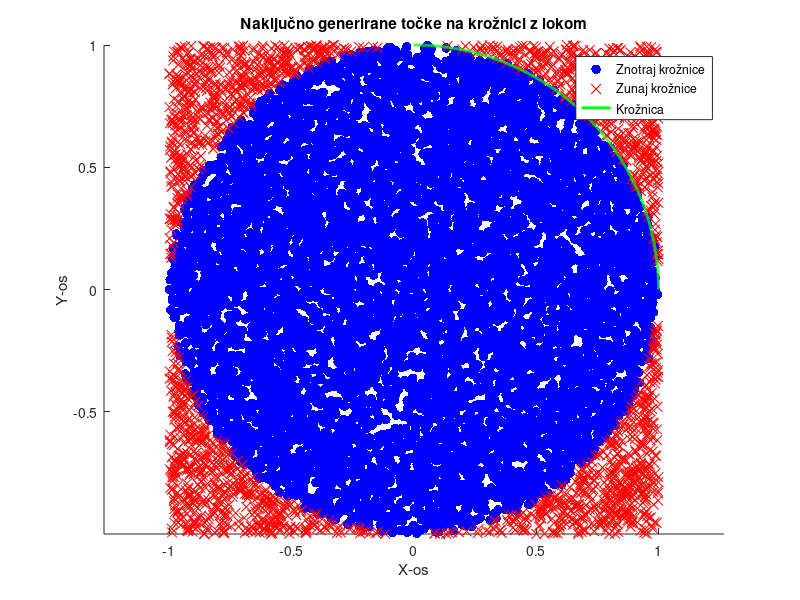

Recreate this plot in MATLAB.
function kroznica_2()
    st = 10000;
    r = 1;
    
    [ocenjenoPi, napaka] = area_pi(st, r);
    fprintf('Ocenjeno π: %f\nNapaka: %f\n', ocenjenoPi, napaka);
    
    risi_kroznico_in_tocke(st, r);
end

function [ocenjenoPi, napaka] = area_pi(st, r)
    xy = 2 * rand(2, st) - 1;
    razdalja = sum(xy.^2);
    znotrajKroga = sum(razdalja <= r^2);
    
    ocenjenoPi = 4 * znotrajKroga / st;
    napaka = abs(ocenjenoPi - pi);
end

function risi_kroznico_in_tocke(st, r)
    xy = 2 * rand(2, st) - 1;
    razdalja = sum(xy.^2);
    
    tockeZnotraj = razdalja <= r^2;
    tockeZunaj = razdalja > r^2;
    
    scatter(xy(1, tockeZnotraj), xy(2, tockeZnotraj), 50, 'b', 'filled');
    hold on;
    scatter(xy(1, tockeZunaj), xy(2, tockeZunaj), 50, 'r', 'x');
    
    theta = linspace(0, pi/2, 1000);
    x = r * cos(theta);
    y = r * sin(theta);
    plot(x, y, 'g', 'LineWidth', 2);
    
    axis equal;
    title('Naključno generirane točke na krožnici z lokom');
    xlabel('X-os');
    ylabel('Y-os');
    legend('Znotraj krožnice', 'Zunaj krožnice', 'Krožnica');
end

